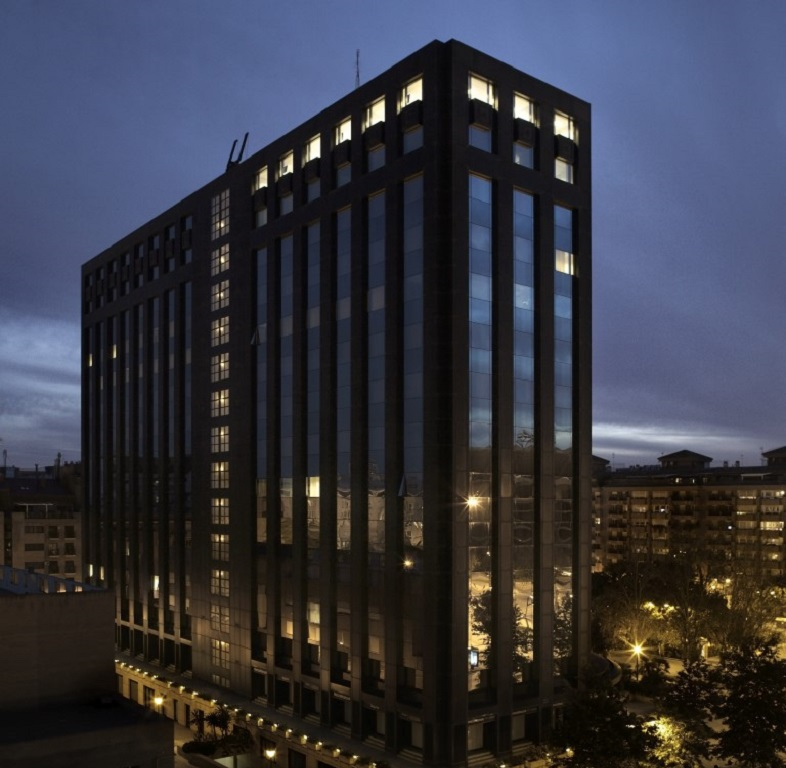
#> input picture data/raw/edificio.jpg, 786 x 768 px
$ python triangulacion.py
#> lines starting #> are read from the running program, lines starting #| are printed output that depends on the picture; long printed decimals are rounded
from pathlib import Path
import cv2
import numpy as np
import open3d as o3d
import time

#Rutas del proyecto
BASE_PRO = Path(__file__).resolve().parent.parent.parent
IMG1_RUTA = BASE_PRO / "data" / "raw" / "edificio.jpg"
IMG2_RUTA = BASE_PRO / "data" / "raw" / "edificiogirado.jpg"
PLY_SALIDA = BASE_PRO / "data" / "output" / "nube_tsukuba.ply"
N_FEATURES = 2000

def cargar_imagenes(ruta1, ruta2):
    img1 = cv2.imread(str(ruta1))
    img2 = cv2.imread(str(ruta2))
    if img1 is None or img2 is None:
        raise RuntimeError("No se pudieron cargar las imagenes")
    return img1, img2


def emparejar(img1, img2, n_features=N_FEATURES, ratio=0.75):
    gris1 = cv2.cvtColor(img1, cv2.COLOR_BGR2GRAY)
    gris2 = cv2.cvtColor(img2, cv2.COLOR_BGR2GRAY)

    orb = cv2.ORB_create(nfeatures=n_features)
    kp1, des1 = orb.detectAndCompute(gris1, None)
    kp2, des2 = orb.detectAndCompute(gris2, None)

    print(f"Kps img1: {len(kp1)} | img2: {len(kp2)}")

    #FLANN + KNN + ratio test
    indice = dict(algorithm=6, table_number=6, key_size=12, multi_probe_level=1)
    busqueda = dict(checks=50)
    flann = cv2.FlannBasedMatcher(indice, busqueda)
    knn_matches = flann.knnMatch(des1, des2, k=2)
    mejores = [m for m, n in knn_matches if m.distance < ratio * n.distance]

    print(f"Matches filtrados: {len(mejores)}")
    return kp1, kp2, gris1, mejores

def estimar_pose(kp1, kp2, mejores, gris1, ransac_th=0.2):
    h, w = gris1.shape
    focal = 0.8 * w
    cx, cy = w / 2, h / 2

    K = np.array([
        [focal,     0, cx],
        [    0, focal, cy],
        [    0,     0,  1]
    ], dtype=np.float64)

    pts1 = np.float32([kp1[m.queryIdx].pt for m in mejores])
    pts2 = np.float32([kp2[m.trainIdx].pt for m in mejores])

    E, mask = cv2.findEssentialMat(pts1, pts2, K,
                                    method=cv2.RANSAC,
                                    prob=0.999,
                                    threshold=ransac_th)

    inliers = int(mask.sum())
    print(f"Inliers RANSAC: {inliers} / {len(mask)}")

    pts1_in = pts1[mask.ravel() == 1]
    pts2_in = pts2[mask.ravel() == 1]

    _, R, t, _ = cv2.recoverPose(E, pts1_in, pts2_in, K)

    print(f"\nR:\n{R}")
    print(f"\nt:\n{t}")

    return R, t, K, pts1_in, pts2_in

def triangular(R, t, K, pts1_in, pts2_in, img1, max_dist=1000):
    P1 = K @ np.hstack((np.eye(3), np.zeros((3, 1)))) #Matrices de proyeccion
    P2 = K @ np.hstack((R, t))

    p4D = cv2.triangulatePoints(P1, P2, pts1_in.T, pts2_in.T) #Coordenadas homogeneas (X,Y,Z,W)
    p3D = (p4D[:3] / p4D[3]).T

    #Cogemos el color de cada punto en la imagen original
    colores = []
    for pto in pts1_in:
        x, y = int(pto[0]), int(pto[1])
        b, g, r = img1[y, x]
        colores.append((r, g, b))
    colores = np.array(colores)

    #Quitamos puntos raros que salen al dividir por W
    mask_fin = np.isfinite(p3D).all(axis=1)
    p3D = p3D[mask_fin]
    colores = colores[mask_fin]

    #Quitamos puntos muy lejanos
    mask_dist = np.linalg.norm(p3D, axis=1) < max_dist
    p3D = p3D[mask_dist]
    colores = colores[mask_dist]

    print(f"Puntos validos: {len(p3D)}")
    return p3D, colores

def guardar_ply(p3D, colores, ruta_salida):
    ruta_salida.parent.mkdir(parents=True, exist_ok=True)
    with open(ruta_salida, "w") as f:
        f.write("ply\nformat ascii 1.0\n")
        f.write(f"element vertex {len(p3D)}\n")
        f.write("property float x\nproperty float y\nproperty float z\n")
        f.write("property uchar red\nproperty uchar green\nproperty uchar blue\n")
        f.write("end_header\n")
        for (x, y, z), (r, g, b) in zip(p3D, colores):
            f.write(f"{x} {y} {z} {int(r)} {int(g)} {int(b)}\n")
    print(f"Guardado en: {ruta_salida}")

def ver_nube(p3D, colores): #Funcion para la ventana de open3d
    pcd = o3d.geometry.PointCloud()
    pcd.points = o3d.utility.Vector3dVector(p3D)
    pcd.colors = o3d.utility.Vector3dVector(colores / 255.0)
    pcd.transform([[1, 0, 0, 0], [0, -1, 0, 0], [0, 0, -1, 0], [0, 0, 0, 1]])

    o3d.visualization.draw_geometries([pcd], window_name="Nube de ptos",
                                       width=800, height=600)


def main():
    img1, img2 = cargar_imagenes(IMG1_RUTA, IMG2_RUTA)
#> in cargar_imagenes, img1 is the input picture: shape (768, 786, 3); mean B, G, R 65.6, 56.1, 55.2
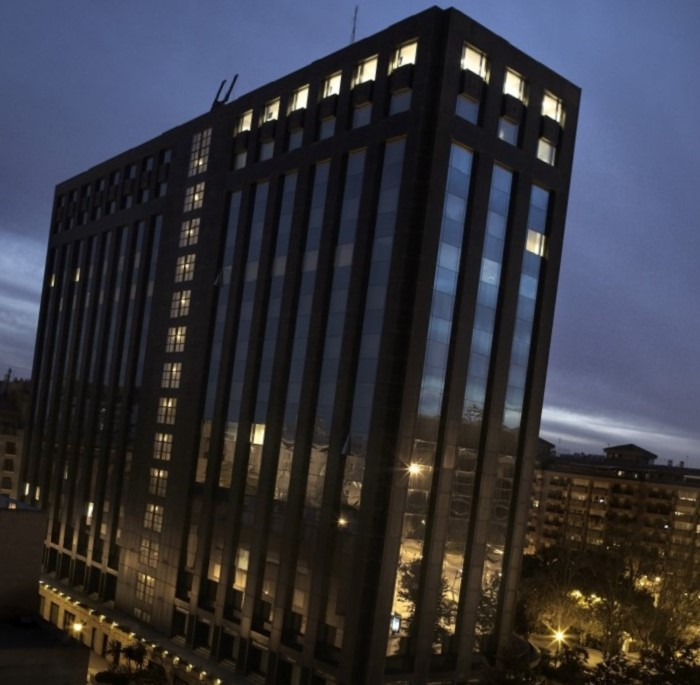
#> input picture data/raw/edificiogirado.jpg, 700 x 685 px
#> in cargar_imagenes, img2 is the input picture: shape (685, 700, 3); mean B, G, R 60.6, 53.2, 53.1
    inicio = time.time()
    kp1, kp2, gris1, mejores = emparejar(img1, img2)
#> in emparejar, `gris1 = cv2.cvtColor(img1, cv2.COLOR_BGR2GRAY)`:
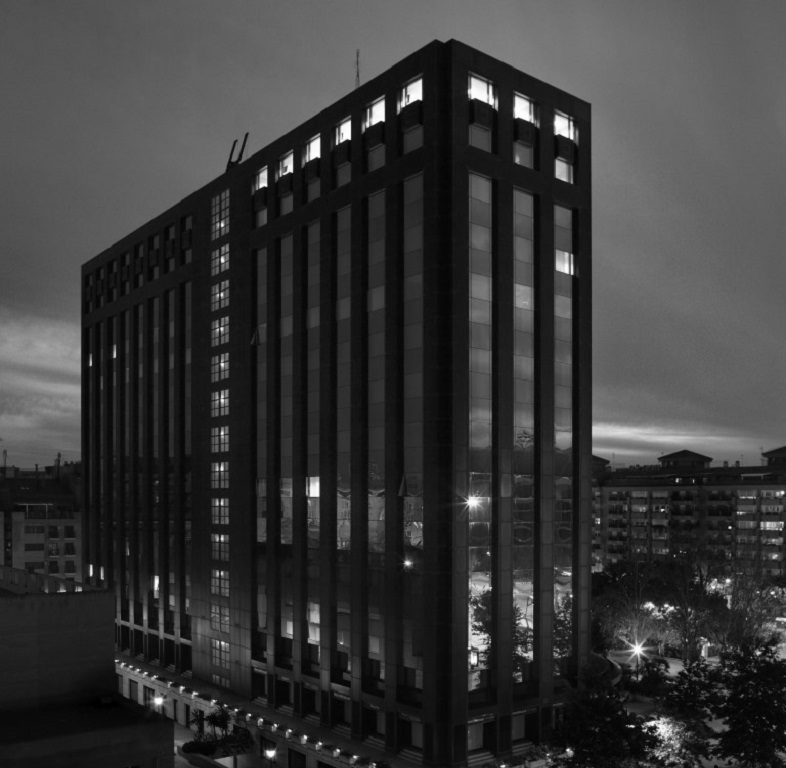
#> gris1: shape (768, 786); min 0, max 255, mean 56.9
#> in emparejar, `gris2 = cv2.cvtColor(img2, cv2.COLOR_BGR2GRAY)`:
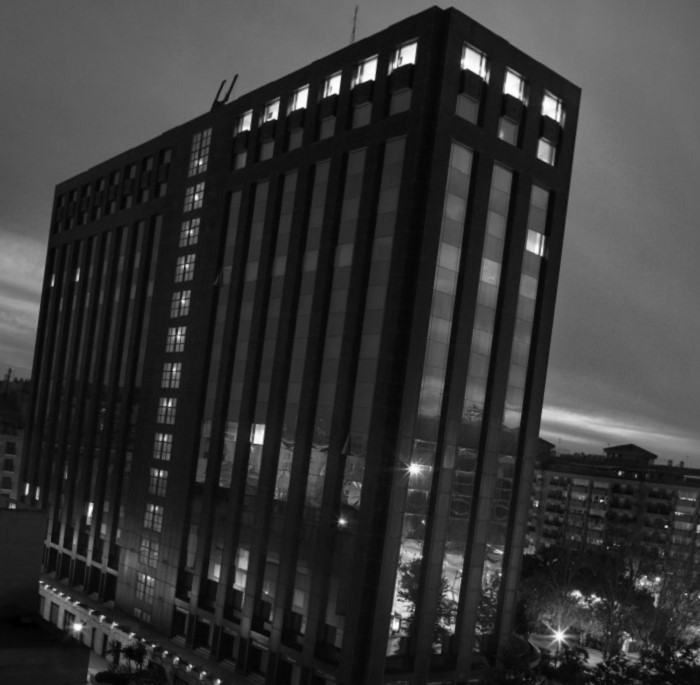
#> gris2: shape (685, 700); min 0, max 255, mean 54
#> in emparejar, `kp1, des1 = orb.detectAndCompute(gris1, None)`: kp1 = 2000 keypoints; strongest (x, y, size): (383, 119, 31), (349, 138, 31), (317, 149, 92.6), (420, 99, 31)
#> in emparejar, `kp2, des2 = orb.detectAndCompute(gris2, None)`: kp2 = 2000 keypoints; strongest (x, y, size): (337, 93, 31), (373, 79, 31), (304, 105, 44.6), (413, 61, 37.2)
#| Kps img1: 2000 | img2: 2000
#> in emparejar, `knn_matches = flann.knnMatch(des1, des2, k=2)`: knn_matches = 2000 matches
#> in emparejar, `mejores = [m for m, n in knn_matches if m.distance < ratio * n.distance]`: mejores = 1117 matches
#| Matches filtrados: 1117
#> mejores = 1117 matches
    R, t, K, pts1_in, pts2_in = estimar_pose(kp1, kp2, mejores, gris1)
#> in estimar_pose, `pts1 = np.float32([kp1[m.queryIdx].pt for m in mejores])`: pts1 = 1117 pairs, first value 90 to 730, second value 78 to 714
#> in estimar_pose, `pts2 = np.float32([kp2[m.trainIdx].pt for m in mejores])`: pts2 = 1117 pairs, first value 37 to 666, second value 44 to 652
#> in estimar_pose, `E, mask = cv2.findEssentialMat(pts1, pts2, K, method=cv2.RANSAC, prob=..`: E = [[-0.000103, 0.00179, 0.49], [-0.00145, 0.00022, -0.509], [-0.423, 0.567, -0.000291]]; mask = 1117 values, max 1 at index 2, min 0 at index 0, mean 0.296
#> in estimar_pose, `inliers = int(mask.sum())`: inliers = 331
#| Inliers RANSAC: 331 / 1117
#> in estimar_pose, `pts1_in = pts1[mask.ravel() == 1]`: pts1_in = 331 pairs, first value 90 to 730, second value 80 to 714
#> in estimar_pose, `pts2_in = pts2[mask.ravel() == 1]`: pts2_in = 331 pairs, first value 37 to 666, second value 44 to 652
#> in estimar_pose, `_, R, t, _ = cv2.recoverPose(E, pts1_in, pts2_in, K)`: R = [[0.992, -0.126, 0.000668], [0.126, 0.992, 7.26e-05], [-0.000672, 1.19e-05, 1]]; t = [-0.72, -0.694, 0.00255]
#| R:
#| [[ 9.92086054e-01 -1.25558019e-01  6.67803783e-04]
#|  [ 1.25557998e-01  9.92086278e-01  7.25539632e-05]
#|  [-6.71628702e-04  1.18683313e-05  9.99999774e-01]]
#| t:
#| [[-0.7203]
#|  [-0.6937]
#|  [ 0.002548]]
#> t = [-0.72, -0.694, 0.00255]; K = [[628.8, 0, 393], [0, 628.8, 384], [0, 0, 1]]
    fin = time.time()
    print(f"Tiempo: {fin - inicio:.3f} s")
    p3D, colores = triangular(R, t, K, pts1_in, pts2_in, img1)
#> in triangular, `P1 = K @ np.hstack((np.eye(3), np.zeros((3, 1))))`: P1 = [[628.8, 0, 393, 0], [0, 628.8, 384, 0], [0, 0, 1, 0]]
#> in triangular, `P2 = K @ np.hstack((R, t))`: P2 = [[623.6, -78.95, 393.4, -451.9], [78.69, 623.8, 384, -435.2], [-0.000672, 1.19e-05, 1, 0.00255]]
#> in triangular, `p3D = (p4D[:3] / p4D[3]).T`: p3D = 331 rows, first 8: [-2.9, 1.96, 10.34], [2.07, 3.87, 10.35], [-2.87, 1.93, 10.48], [0.448, -5.04, 10.43], [-2.88, 1.39, 10.28], [2.28, 3.98, 10.3], [1.55, -4.89, 10.25], [4.45, 2.07, 10.41]
#> the loop in triangular, `for pto in pts1_in:` made 331 passes
#> (x, y, b, g, r) on passes 1 to 3: (217, 503, 162, 197, 217), (519, 619, 15, 65, 87), (221, 500, 129, 162, 182)
#> after the loop in triangular, `for pto in pts1_in:`: colores = 331 items, first 6: (217, 197, 162), (87, 65, 15), (182, 162, 129), (221, 210, 178), (220, 204, 168), (216, 195, 152)
#> in triangular, `colores = np.array(colores)`: colores = 331 rows, first 8: [217, 197, 162], [87, 65, 15], [182, 162, 129], [221, 210, 178], [220, 204, 168], [216, 195, 152], [53, 41, 27], [227, 213, 204]
#| Puntos validos: 331
    guardar_ply(p3D, colores, PLY_SALIDA)
#> the loop in guardar_ply, `for (x, y, z), (r, g, b) in zip(p3D, colores):` made 331 passes
#> (x, y, z, r, g, b) on passes 1 to 3: (-2.9, 1.96, 10.34, 217, 197, 162), (2.07, 3.87, 10.35, 87, 65, 15), (-2.87, 1.93, 10.48, 182, 162, 129)
    ver_nube(p3D, colores)


if __name__ == "__main__":
    main()
